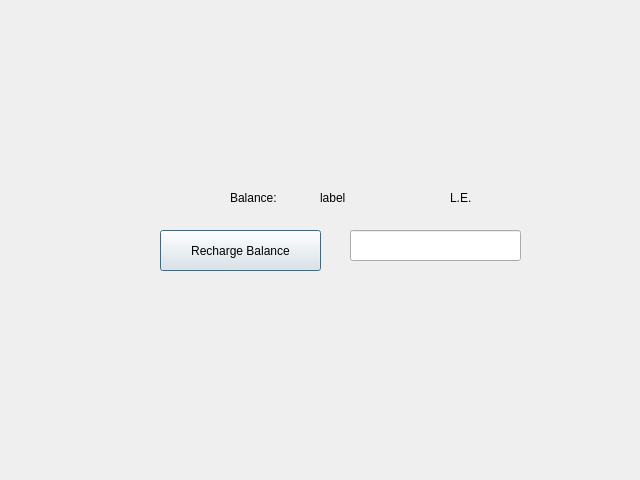
<?xml version="1.0" encoding="UTF-8"?>
<ui version="4.0">
 <class>Cart</class>
 <widget class="QDialog" name="Cart">
  <property name="geometry">
   <rect>
    <x>0</x>
    <y>0</y>
    <width>640</width>
    <height>480</height>
   </rect>
  </property>
  <property name="windowTitle">
   <string>Dialog</string>
  </property>
  <widget class="QPushButton" name="pushButton_Recharge">
   <property name="geometry">
    <rect>
     <x>160</x>
     <y>230</y>
     <width>161</width>
     <height>41</height>
    </rect>
   </property>
   <property name="text">
    <string>Recharge Balance</string>
   </property>
  </widget>
  <widget class="QLineEdit" name="lineEdit_Recharge">
   <property name="geometry">
    <rect>
     <x>350</x>
     <y>230</y>
     <width>171</width>
     <height>31</height>
    </rect>
   </property>
  </widget>
  <widget class="QLabel" name="label_balanceVal_cart">
   <property name="geometry">
    <rect>
     <x>320</x>
     <y>190</y>
     <width>111</width>
     <height>16</height>
    </rect>
   </property>
   <property name="text">
    <string>label</string>
   </property>
  </widget>
  <widget class="QLabel" name="label_balance_cart">
   <property name="geometry">
    <rect>
     <x>230</x>
     <y>190</y>
     <width>81</width>
     <height>16</height>
    </rect>
   </property>
   <property name="text">
    <string>Balance:</string>
   </property>
  </widget>
  <widget class="QLabel" name="label_Currency_cart">
   <property name="geometry">
    <rect>
     <x>450</x>
     <y>190</y>
     <width>41</width>
     <height>16</height>
    </rect>
   </property>
   <property name="text">
    <string>L.E.</string>
   </property>
  </widget>
 </widget>
 <resources/>
 <connections/>
</ui>
